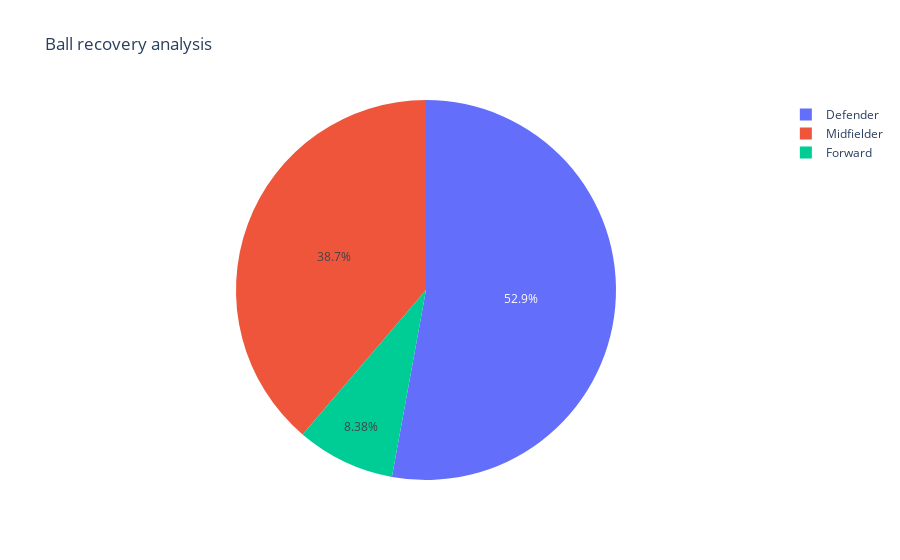

The notebook cell this image was saved under:
### Markdown cell above
## Ball recovery analysis

### Code cell
g1=dfn.groupby('position')['balls_recoverd'].agg('sum').reset_index(name='count').sort_values('count',ascending=False)
sns.set(rc={'figure.figsize':(10,10)})
fig = px.pie(g1, values="count", names=g1.position, title='Ball recovery analysis')
fig.show()

### Figure 1 — Plotly figure (JSON) as saved in the notebook; plotly's stock layout.template omitted (floating-point values rounded to 4 significant figures)
{"data": [{"domain": {"x": [0, 1], "y": [0, 1]}, "hovertemplate": "position=%{label}<br>count=%{value}<extra></extra>", "labels": ["Defender", "Midfielder", "Forward"], "legendgroup": "", "name": "", "showlegend": true, "type": "pie", "values": [5439, 3986, 862]}], "layout": {"legend": {"tracegroupgap": 0}, "title": {"text": "Ball recovery analysis"}}}
